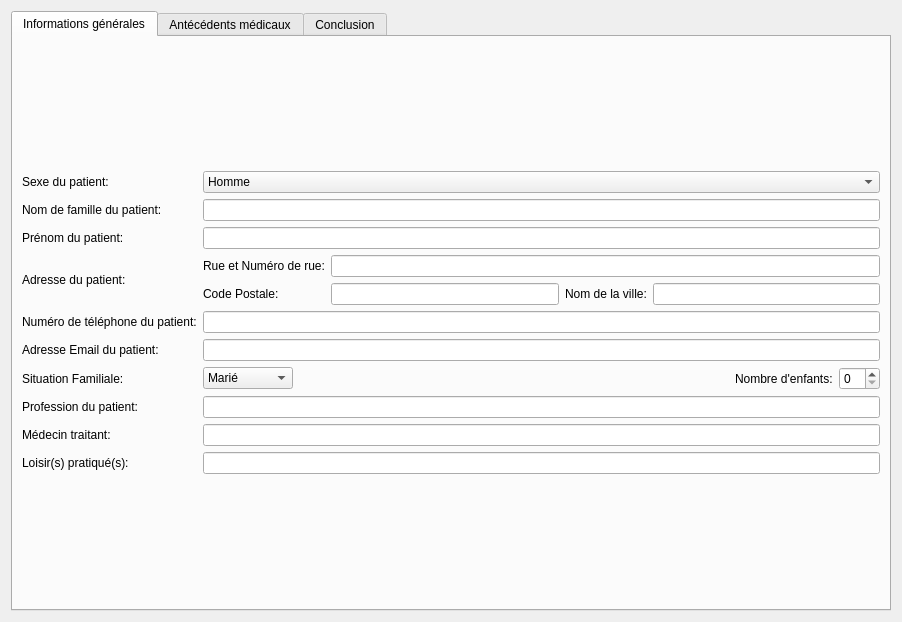
<?xml version="1.0" encoding="UTF-8"?>
<ui version="4.0">
 <class>Form</class>
 <widget class="QWidget" name="Form">
  <property name="geometry">
   <rect>
    <x>0</x>
    <y>0</y>
    <width>902</width>
    <height>622</height>
   </rect>
  </property>
  <property name="windowTitle">
   <string>Form</string>
  </property>
  <layout class="QHBoxLayout" name="horizontalLayout">
   <item>
    <widget class="QTabWidget" name="informationTabs">
     <property name="currentIndex">
      <number>0</number>
     </property>
     <widget class="QWidget" name="generalTab">
      <attribute name="title">
       <string>Informations générales</string>
      </attribute>
      <layout class="QGridLayout" name="gridLayout_2">
       <item row="0" column="0">
        <layout class="QGridLayout" name="generalTabLayout">
         <item row="2" column="0">
          <widget class="QLabel" name="patientSurname">
           <property name="text">
            <string>Prénom du patient:</string>
           </property>
           <property name="buddy">
            <cstring>patientSurname_LE</cstring>
           </property>
          </widget>
         </item>
         <item row="5" column="1">
          <widget class="QLineEdit" name="patientEmail_LE">
           <property name="toolTip">
            <string>Entrez l'adresse e-mail du patient</string>
           </property>
          </widget>
         </item>
         <item row="3" column="0">
          <widget class="QLabel" name="patientAdress">
           <property name="text">
            <string>Adresse du patient:</string>
           </property>
          </widget>
         </item>
         <item row="4" column="0">
          <widget class="QLabel" name="patientPhoneNumber">
           <property name="text">
            <string>Numéro de téléphone du patient:</string>
           </property>
           <property name="buddy">
            <cstring>patientPhoneNumber_LE</cstring>
           </property>
          </widget>
         </item>
         <item row="1" column="0">
          <widget class="QLabel" name="patientName">
           <property name="text">
            <string>Nom de famille du patient:</string>
           </property>
           <property name="buddy">
            <cstring>patientName_LE</cstring>
           </property>
          </widget>
         </item>
         <item row="5" column="0">
          <widget class="QLabel" name="patientEmail">
           <property name="text">
            <string>Adresse Email du patient:</string>
           </property>
           <property name="buddy">
            <cstring>patientEmail_LE</cstring>
           </property>
          </widget>
         </item>
         <item row="0" column="0">
          <widget class="QLabel" name="patientSex">
           <property name="text">
            <string>Sexe du patient: </string>
           </property>
           <property name="buddy">
            <cstring>patientSex_CB</cstring>
           </property>
          </widget>
         </item>
         <item row="0" column="1">
          <widget class="QComboBox" name="patientSex_CB">
           <property name="toolTip">
            <string>Choisissez le sexe du patient</string>
           </property>
           <item>
            <property name="text">
             <string>Homme</string>
            </property>
           </item>
           <item>
            <property name="text">
             <string>Femme</string>
            </property>
           </item>
          </widget>
         </item>
         <item row="6" column="1">
          <layout class="QGridLayout" name="familialStatusLayout">
           <item row="0" column="3">
            <widget class="QSpinBox" name="patientChildNumber_SB">
             <property name="toolTip">
              <string>Sélectionnez le nombre d'enfants du patient</string>
             </property>
             <property name="maximum">
              <number>20</number>
             </property>
            </widget>
           </item>
           <item row="0" column="2">
            <widget class="QLabel" name="patientChildNumber">
             <property name="text">
              <string>Nombre d'enfants:</string>
             </property>
             <property name="buddy">
              <cstring>patientChildNumber_SB</cstring>
             </property>
            </widget>
           </item>
           <item row="0" column="0">
            <widget class="QComboBox" name="patientFamilialStatus_CB">
             <property name="toolTip">
              <string>Choisissez le statuts familial du patient</string>
             </property>
             <property name="currentText">
              <string>Marié</string>
             </property>
             <property name="currentIndex">
              <number>0</number>
             </property>
             <item>
              <property name="text">
               <string>Marié</string>
              </property>
             </item>
             <item>
              <property name="text">
               <string>Divorcé</string>
              </property>
             </item>
             <item>
              <property name="text">
               <string>Célibataire</string>
              </property>
             </item>
            </widget>
           </item>
           <item row="0" column="1">
            <spacer name="horizontalSpacer">
             <property name="orientation">
              <enum>Qt::Horizontal</enum>
             </property>
             <property name="sizeHint" stdset="0">
              <size>
               <width>40</width>
               <height>20</height>
              </size>
             </property>
            </spacer>
           </item>
          </layout>
         </item>
         <item row="8" column="1">
          <widget class="QLineEdit" name="patientCurrentMedic_LE">
           <property name="toolTip">
            <string>Entrez le nom du médecin traitant ainsi que sa localisation</string>
           </property>
           <property name="text">
            <string/>
           </property>
          </widget>
         </item>
         <item row="8" column="0">
          <widget class="QLabel" name="patientCurrentMedic">
           <property name="text">
            <string>Médecin traitant:</string>
           </property>
           <property name="buddy">
            <cstring>patientCurrentMedic_LE</cstring>
           </property>
          </widget>
         </item>
         <item row="9" column="1">
          <widget class="QLineEdit" name="patientHobbies_LE">
           <property name="toolTip">
            <string>Entrez le(s) loisir(s) pratiqué(s) par le patient, s'il y en a ...</string>
           </property>
          </widget>
         </item>
         <item row="3" column="1">
          <layout class="QGridLayout" name="adressLayout">
           <item row="1" column="1">
            <widget class="QLineEdit" name="postalCodeAdress_LE">
             <property name="toolTip">
              <string>Entrez le code postal</string>
             </property>
            </widget>
           </item>
           <item row="1" column="2">
            <widget class="QLabel" name="cityNameAdress">
             <property name="text">
              <string>Nom de la ville:</string>
             </property>
             <property name="buddy">
              <cstring>cityNameAdress_LE</cstring>
             </property>
            </widget>
           </item>
           <item row="1" column="3">
            <widget class="QLineEdit" name="cityNameAdress_LE">
             <property name="toolTip">
              <string>Entrez le nom de la ville</string>
             </property>
            </widget>
           </item>
           <item row="1" column="0">
            <widget class="QLabel" name="postalCodeAdress">
             <property name="text">
              <string>Code Postale:</string>
             </property>
             <property name="buddy">
              <cstring>postalCodeAdress_LE</cstring>
             </property>
            </widget>
           </item>
           <item row="0" column="1" colspan="3">
            <widget class="QLineEdit" name="streetAndNumAdress_LE">
             <property name="toolTip">
              <string>entrez le nom de la rue et le numéro de rue</string>
             </property>
            </widget>
           </item>
           <item row="0" column="0">
            <widget class="QLabel" name="streetAndNumAdress">
             <property name="text">
              <string>Rue et Numéro de rue:</string>
             </property>
             <property name="buddy">
              <cstring>streetAndNumAdress_LE</cstring>
             </property>
            </widget>
           </item>
          </layout>
         </item>
         <item row="6" column="0">
          <widget class="QLabel" name="patientFamilialStatus">
           <property name="text">
            <string>Situation Familiale:</string>
           </property>
           <property name="buddy">
            <cstring>patientFamilialStatus_CB</cstring>
           </property>
          </widget>
         </item>
         <item row="2" column="1">
          <widget class="QLineEdit" name="patientSurname_LE">
           <property name="toolTip">
            <string>Entrez le prénom du patient</string>
           </property>
          </widget>
         </item>
         <item row="7" column="0">
          <widget class="QLabel" name="patientJob">
           <property name="text">
            <string>Profession du patient:</string>
           </property>
           <property name="buddy">
            <cstring>patientJob_LE</cstring>
           </property>
          </widget>
         </item>
         <item row="7" column="1">
          <widget class="QLineEdit" name="patientJob_LE">
           <property name="toolTip">
            <string>Entrez la profession du patient</string>
           </property>
          </widget>
         </item>
         <item row="1" column="1">
          <widget class="QLineEdit" name="patientName_LE">
           <property name="toolTip">
            <string>Entrez le nom de famille du patient</string>
           </property>
          </widget>
         </item>
         <item row="9" column="0">
          <widget class="QLabel" name="patientHobbies">
           <property name="text">
            <string>Loisir(s) pratiqué(s):</string>
           </property>
           <property name="buddy">
            <cstring>patientHobbies_LE</cstring>
           </property>
          </widget>
         </item>
         <item row="4" column="1">
          <widget class="QLineEdit" name="patientPhoneNumber_LE">
           <property name="toolTip">
            <string>Entrez le numéro de téléphone du patient</string>
           </property>
          </widget>
         </item>
        </layout>
       </item>
      </layout>
     </widget>
     <widget class="QWidget" name="medicalTab">
      <attribute name="title">
       <string>Antécédents médicaux</string>
      </attribute>
      <layout class="QGridLayout" name="gridLayout_6">
       <item row="0" column="0">
        <widget class="QScrollArea" name="scrollArea">
         <property name="widgetResizable">
          <bool>true</bool>
         </property>
         <widget class="QWidget" name="scrollAreaWidgetContents">
          <property name="geometry">
           <rect>
            <x>0</x>
            <y>0</y>
            <width>815</width>
            <height>999</height>
           </rect>
          </property>
          <layout class="QGridLayout" name="gridLayout_4">
           <item row="0" column="1">
            <layout class="QGridLayout" name="gridLayout">
             <item row="0" column="0">
              <widget class="QCheckBox" name="patientIsSmoker_CKB">
               <property name="toolTip">
                <string>Le patient est-il fumeur ? coché -&gt; oui</string>
               </property>
               <property name="text">
                <string>Fumeur</string>
               </property>
              </widget>
             </item>
             <item row="0" column="1">
              <widget class="QPlainTextEdit" name="cardioPneumo_PTE">
               <property name="toolTip">
                <string>Entrez les renseignements concernant les domaines cardiologie et/ou pneumologie</string>
               </property>
              </widget>
             </item>
            </layout>
           </item>
           <item row="1" column="0">
            <widget class="QLabel" name="uroGyneco">
             <property name="text">
              <string>Urologie / Gynécologie: </string>
             </property>
             <property name="buddy">
              <cstring>uroGyneco_PTE</cstring>
             </property>
            </widget>
           </item>
           <item row="9" column="1">
            <widget class="QPlainTextEdit" name="ophtalmo_PTE">
             <property name="toolTip">
              <string>Entrez les renseignements concernant le domaine ophtalmologique</string>
             </property>
            </widget>
           </item>
           <item row="2" column="0">
            <widget class="QLabel" name="endocrino">
             <property name="text">
              <string>Endocrinologie: </string>
             </property>
             <property name="buddy">
              <cstring>endocrino_PTE</cstring>
             </property>
            </widget>
           </item>
           <item row="9" column="0">
            <widget class="QLabel" name="ophtalmo">
             <property name="text">
              <string>Ophtalmologie: </string>
             </property>
             <property name="buddy">
              <cstring>ophtalmo_PTE</cstring>
             </property>
            </widget>
           </item>
           <item row="1" column="1">
            <widget class="QPlainTextEdit" name="uroGyneco_PTE">
             <property name="toolTip">
              <string>Entrez les renseignements concernant les domaines d'urologie et/ou gynécologie</string>
             </property>
            </widget>
           </item>
           <item row="7" column="1">
            <widget class="QPlainTextEdit" name="psycho_PTE">
             <property name="toolTip">
              <string>Entrez les renseignements concernant le domaine psychologique</string>
             </property>
            </widget>
           </item>
           <item row="7" column="0">
            <widget class="QLabel" name="pyscho">
             <property name="text">
              <string>Psychologie: </string>
             </property>
             <property name="buddy">
              <cstring>psycho_PTE</cstring>
             </property>
            </widget>
           </item>
           <item row="2" column="1">
            <widget class="QPlainTextEdit" name="endocrino_PTE">
             <property name="toolTip">
              <string>Entrez les renseignements concernant le domaine de l'endocrinologie</string>
             </property>
            </widget>
           </item>
           <item row="4" column="0">
            <spacer name="verticalSpacer_2">
             <property name="orientation">
              <enum>Qt::Vertical</enum>
             </property>
             <property name="sizeHint" stdset="0">
              <size>
               <width>20</width>
               <height>40</height>
              </size>
             </property>
            </spacer>
           </item>
           <item row="5" column="0">
            <widget class="QLabel" name="orl">
             <property name="text">
              <string>ORL:</string>
             </property>
             <property name="buddy">
              <cstring>orl_PTE</cstring>
             </property>
            </widget>
           </item>
           <item row="10" column="0">
            <widget class="QLabel" name="occlusal">
             <property name="text">
              <string>Occlusal:</string>
             </property>
             <property name="buddy">
              <cstring>occlusal_PTE</cstring>
             </property>
            </widget>
           </item>
           <item row="10" column="1">
            <widget class="QPlainTextEdit" name="occlusal_PTE">
             <property name="toolTip">
              <string>Entrez les renseignements concernant le domaine occlusal</string>
             </property>
            </widget>
           </item>
           <item row="6" column="0">
            <widget class="QLabel" name="neuro">
             <property name="text">
              <string>Neurologie: </string>
             </property>
             <property name="buddy">
              <cstring>neuro_PTE</cstring>
             </property>
            </widget>
           </item>
           <item row="3" column="0">
            <widget class="QLabel" name="digest">
             <property name="text">
              <string>Système Digestif:</string>
             </property>
             <property name="buddy">
              <cstring>digest_PTE</cstring>
             </property>
            </widget>
           </item>
           <item row="6" column="1">
            <widget class="QPlainTextEdit" name="neuro_PTE">
             <property name="toolTip">
              <string>Entrez les renseignements concernant le domaine neurologique</string>
             </property>
            </widget>
           </item>
           <item row="8" column="0">
            <widget class="QLabel" name="allergoDermato">
             <property name="text">
              <string>Allergologie / Dermatologie: </string>
             </property>
             <property name="buddy">
              <cstring>allergoDermato_PTE</cstring>
             </property>
            </widget>
           </item>
           <item row="0" column="0">
            <widget class="QLabel" name="cardioPneumo">
             <property name="text">
              <string>Cardiologie / Pneumologie: </string>
             </property>
             <property name="buddy">
              <cstring>cardioPneumo_PTE</cstring>
             </property>
            </widget>
           </item>
           <item row="8" column="1">
            <widget class="QPlainTextEdit" name="allergoDermato_PTE">
             <property name="toolTip">
              <string>Entrez les renseignements concernant les domaines Allergologique et/ou dermatologique</string>
             </property>
            </widget>
           </item>
           <item row="3" column="1">
            <widget class="QPlainTextEdit" name="digest_PTE">
             <property name="toolTip">
              <string>Entrez les renseignements concernant le système digestif</string>
             </property>
            </widget>
           </item>
           <item row="5" column="1">
            <widget class="QPlainTextEdit" name="orl_PTE">
             <property name="toolTip">
              <string>Entrez les renseignements concernant le domaine ORL</string>
             </property>
            </widget>
           </item>
           <item row="11" column="0">
            <widget class="QLabel" name="orthoTraumatoRhumato">
             <property name="text">
              <string>Ortho-traumatologie / Rhumatologie: </string>
             </property>
             <property name="buddy">
              <cstring>orthoTraumatoRhumato_PTE</cstring>
             </property>
            </widget>
           </item>
           <item row="11" column="1">
            <widget class="QPlainTextEdit" name="orthoTraumatoRhumato_PTE">
             <property name="toolTip">
              <string>Entrez les renseignements concernant les domaines d'ortho-traumtologie et/ou rhumatologie</string>
             </property>
            </widget>
           </item>
          </layout>
         </widget>
        </widget>
       </item>
      </layout>
     </widget>
     <widget class="QWidget" name="antecedentsTab">
      <attribute name="title">
       <string>Conclusion</string>
      </attribute>
      <layout class="QGridLayout" name="gridLayout_7">
       <item row="0" column="0">
        <layout class="QGridLayout" name="gridLayout_5">
         <item row="1" column="0">
          <widget class="QLabel" name="patientFamilialAntecedents">
           <property name="text">
            <string>Antécédents familiaux: </string>
           </property>
           <property name="buddy">
            <cstring>patientFamilialAntecedents_PTE</cstring>
           </property>
          </widget>
         </item>
         <item row="1" column="1">
          <widget class="QPlainTextEdit" name="patientFamilialAntecedents_PTE">
           <property name="toolTip">
            <string>Entrez les renseignements concernant les possibles antécédants familiaux</string>
           </property>
          </widget>
         </item>
         <item row="0" column="0">
          <widget class="QLabel" name="currentMedCure">
           <property name="text">
            <string>Traitements médicaux en cours: </string>
           </property>
           <property name="buddy">
            <cstring>currentMedCure_PTE</cstring>
           </property>
          </widget>
         </item>
         <item row="0" column="1">
          <widget class="QPlainTextEdit" name="currentMedCure_PTE">
           <property name="toolTip">
            <string>Entrez les différents traitements médicaux en cours</string>
           </property>
          </widget>
         </item>
         <item row="2" column="0">
          <widget class="QLabel" name="conclusion">
           <property name="text">
            <string>Motif de conclusion:</string>
           </property>
           <property name="buddy">
            <cstring>conclusion_PTE</cstring>
           </property>
          </widget>
         </item>
         <item row="2" column="1">
          <widget class="QPlainTextEdit" name="conclusion_PTE">
           <property name="toolTip">
            <string>Entrez votre conclusion</string>
           </property>
          </widget>
         </item>
        </layout>
       </item>
       <item row="2" column="0">
        <layout class="QHBoxLayout" name="horizontalLayout_2">
         <item>
          <spacer name="horizontalSpacer_2">
           <property name="orientation">
            <enum>Qt::Horizontal</enum>
           </property>
           <property name="sizeHint" stdset="0">
            <size>
             <width>40</width>
             <height>20</height>
            </size>
           </property>
          </spacer>
         </item>
         <item>
          <widget class="QPushButton" name="return_PB">
           <property name="toolTip">
            <string>retourner à l'écran d'accueil</string>
           </property>
           <property name="text">
            <string>Retour</string>
           </property>
          </widget>
         </item>
         <item>
          <widget class="QPushButton" name="savePatientFolder_PB">
           <property name="enabled">
            <bool>false</bool>
           </property>
           <property name="toolTip">
            <string>Enregistrer le dossier dans la base de données</string>
           </property>
           <property name="text">
            <string>Enregistrer le dossier</string>
           </property>
          </widget>
         </item>
        </layout>
       </item>
      </layout>
     </widget>
    </widget>
   </item>
  </layout>
 </widget>
 <tabstops>
  <tabstop>informationTabs</tabstop>
  <tabstop>patientName_LE</tabstop>
  <tabstop>patientSurname_LE</tabstop>
  <tabstop>streetAndNumAdress_LE</tabstop>
  <tabstop>postalCodeAdress_LE</tabstop>
  <tabstop>cityNameAdress_LE</tabstop>
  <tabstop>patientPhoneNumber_LE</tabstop>
  <tabstop>patientEmail_LE</tabstop>
  <tabstop>patientFamilialStatus_CB</tabstop>
  <tabstop>patientChildNumber_SB</tabstop>
  <tabstop>patientJob_LE</tabstop>
  <tabstop>patientCurrentMedic_LE</tabstop>
  <tabstop>patientHobbies_LE</tabstop>
  <tabstop>scrollArea</tabstop>
  <tabstop>cardioPneumo_PTE</tabstop>
  <tabstop>patientIsSmoker_CKB</tabstop>
  <tabstop>uroGyneco_PTE</tabstop>
  <tabstop>endocrino_PTE</tabstop>
  <tabstop>digest_PTE</tabstop>
  <tabstop>orl_PTE</tabstop>
  <tabstop>neuro_PTE</tabstop>
  <tabstop>psycho_PTE</tabstop>
  <tabstop>allergoDermato_PTE</tabstop>
  <tabstop>ophtalmo_PTE</tabstop>
  <tabstop>occlusal_PTE</tabstop>
  <tabstop>orthoTraumatoRhumato_PTE</tabstop>
  <tabstop>currentMedCure_PTE</tabstop>
  <tabstop>patientFamilialAntecedents_PTE</tabstop>
  <tabstop>conclusion_PTE</tabstop>
 </tabstops>
 <resources/>
 <connections/>
</ui>
